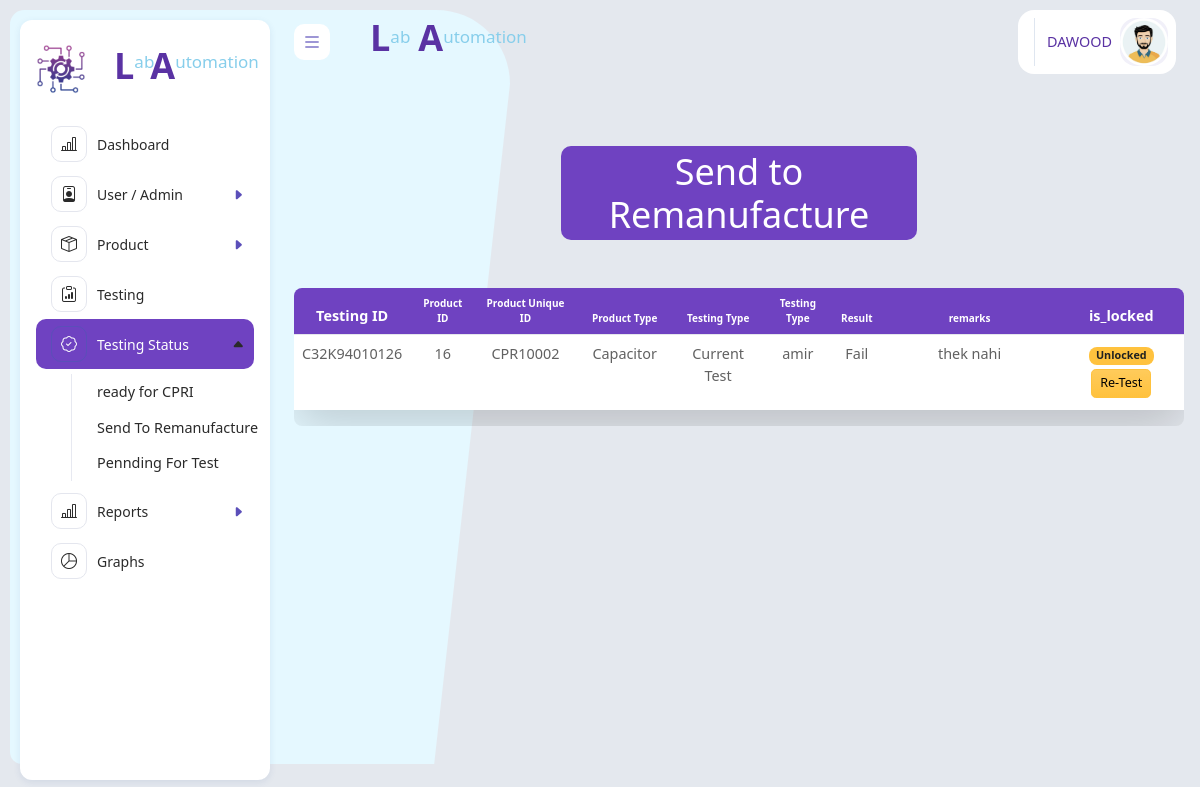
The app's page /remanufacturing-products.php (signed in), older data.
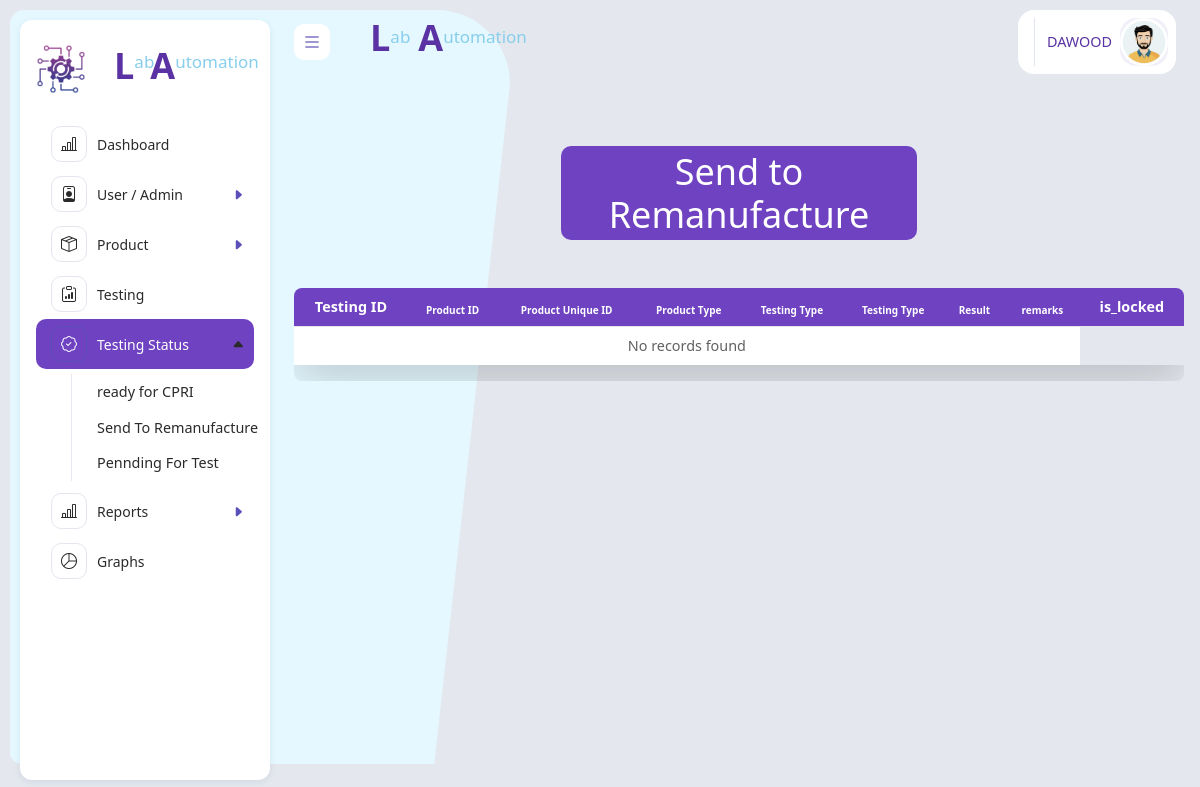
The same page, newer data.
### tables this page shows
CREATE TABLE `testing_data` (
  `testing_id` varchar(12) NOT NULL,
  `product_id` int(11) NOT NULL,
  `product_type` varchar(11) NOT NULL,
  `testing_type` varchar(200) DEFAULT NULL,
  `result_type` enum('Pass','Fail','Pending') NOT NULL,
  `tested_by` varchar(200) DEFAULT NULL,
  `remarks` varchar(200) DEFAULT NULL,
  `created_at` timestamp NOT NULL DEFAULT current_timestamp(),
  `send_to` enum('CPRI','Remanufacture','Pending') DEFAULT 'Pending',
  `is_locked` tinyint(1) DEFAULT 0
);

CREATE TABLE `products` (
  `id` int(11) NOT NULL,
  `product_id` varchar(12) NOT NULL,
  `product_code` varchar(2) NOT NULL,
  `rivision` varchar(11) NOT NULL,
  `manufacturing_no` varchar(50) NOT NULL,
  `product_type` varchar(11) NOT NULL,
  `product_name` varchar(200) NOT NULL,
  `is_active` tinyint(1) DEFAULT 1
);

### remanufacturing-products.php (the view, shortened to what this page needs)
<?php
include 'header.php';
include "backend/db.php";
$query = "SELECT
    t.testing_id,
    p.id as product_db_id,
    p.product_id ,
    p.product_type ,
    t.testing_type,
    t.result_type,
    t.tested_by,
    t.remarks,
    t.is_locked
FROM testing_data t
JOIN products p ON t.product_id = p.id
WHERE
    t.send_to = 'Remanufacture'
    AND t.is_locked = 0
ORDER BY t.testing_id DESC;
";
$res = mysqli_query($conn,$query);
?>
<div class="app-body">
<h1 class="title text-center my-5 p-1" >Send to Remanufacture</h1>
<div class="table-responsive rounded">
    <table class="table  table-hover table-border shadow-lg p-3" >
        <thead>
            <tr>
                <th id="th" >Testing ID</th>
                <th id="th"  class="font">Product ID</th>
                <th id="th"  class="font">Product Unique ID</th>
                <th id="th"  class="font">Product Type</th>
                <th id="th" class="font">Testing Type</th>
                <th id="th" class="font">Testing Type</th>
                <th id="th" class="font">Result</th>
                <th id="th"  class="font">remarks</th>
                <th id="th"  >is_locked</th>
            </tr>
        </thead>
        <tbody>
            <?php
            if (mysqli_num_rows($res)>0) {
                while($data = mysqli_fetch_assoc($res)){
            ?>
            <tr>
                <td id="td" class="text-center " ><?= $data["testing_id"] ?></td>
                <td class="text-center"><?= $data["product_db_id"] ?></td>
                <td class="text-center"><?= $data["product_id"] ?></td>
                <td id="wid" class="text-center" ><?= $data["product_type"] ?></td>
                <td id="td" class="text-center" ><?= $data["testing_type"] ?></td>
                <td class="text-center"><?= $data["tested_by"] ?></td>
                <td class="text-center"><?= $data["result_type"] ?></td>
                <td id="id2" class="text-center"><?= $data["remarks"] ?></td>
                            <td class="text-center">
                                <?php
                                if($data['is_locked'] == 0){
                                    ?>
                                    <span class="badge bg-warning text-dark">Unlocked</span>
                                    <a href="edit.manufacture.php?testing_id=<?= $data['testing_id']?>" class="btn my-1 btn-warning  btn-sm">Re-Test</a>
                                       <?php
                                } else {
                                    ?>
                                    <span class="badge bg-success">Locked</span>;
                                    <?php
                                }
                                ?>
                            </td>
                        </tr>
                        <?php
                    }
                } else {
                    echo '<tr><td colspan="8" class="text-center">No records found</td></tr>';
                }
                ?>
        </tbody>
    </table>
</div>
</div>
<?php
include 'footer.php';
?>

Row changes from the older to the newer data that the page shows:
no longer on this page (row edited): testing_data: testing_id "C32K94010126", product "16", product.product_id "CPR10002", product.product_type "Capacitor", testing_type "Current Test", tested_by "amir", result_type "Fail", remarks "thek nahi"
Text that changed along with them:
text now shown: "No records found"
